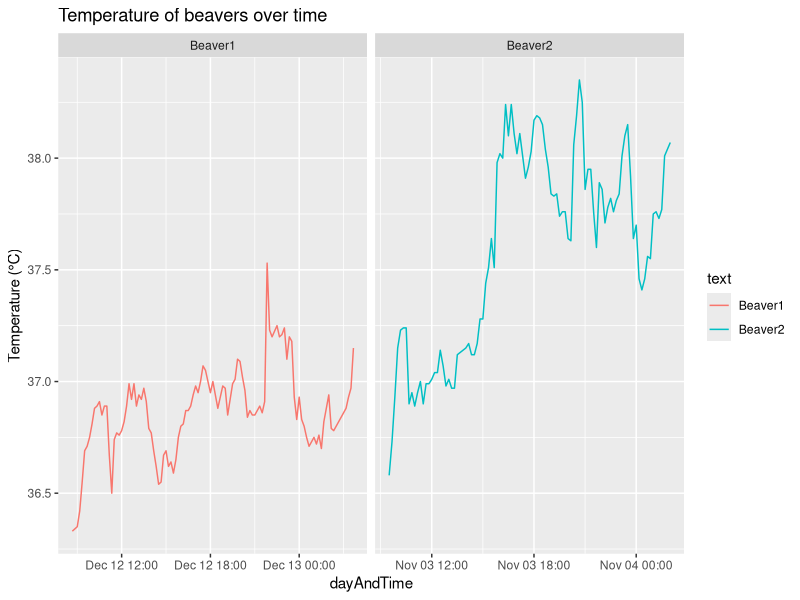

Here is the R script that generated this plot:
## ---- chunk 1
# Solve 1 here!
library(tidyverse)
library(ggplot2)

#BEAVER1
# day to date format
beaverMonth <- as.Date(beaver1$day, origin = "1989-12-31")
#time to format
hour <- beaver1$time %/% 100 # divide by 100 to get hour from time
minutes <- beaver1$time %% 100 # in order to get the minutes take the rest from before, so remainder!
combinedTime <- sprintf("%02d:%02d", hour, minutes)
beaver1$dayAndTime <- ymd_hm(paste(beaverMonth,combinedTime))

#BEAVER2
# day to date format
beaverMonth2 <- as.Date(beaver2$day, origin = "1989-12-31")
#time to format
hour <- beaver2$time %/% 100 # divide by 100 to get hour from time
minutes <- beaver2$time %% 100 # in order to get the minutes take the rest from before, so remainder!
combinedTime <- sprintf("%02d:%02d", hour, minutes)
beaver2$dayAndTime <- ymd_hm(paste(beaverMonth2,combinedTime))

beaver1$text <- "Beaver1"
beaver2$text <- "Beaver2"

groupedData <- bind_rows(beaver1,beaver2) #combine both data frames to plot them together

#plotting the data frames
ggplot(groupedData, aes(x=dayAndTime, y = temp, color = text)) +
  geom_line() +
  facet_wrap(~text, scales = "free_x") + labs(title = "Temperature of beavers over time", y = "Temperature (°C)") +
  theme(legend.position = "right")

## ---- chunk 2
c(EUR=1, datasets::euro)
## ---- chunk 3
# Solve 2 here (Enter the function)

convert.all <- function(amount, currency = "EUR"){
  # Define conversion rates
  currencies <- c(EUR = 1, datasets::euro)
  # if currency doesn't exist return 0
  if (!(currency %in% names(currencies))){
    return(0)
  }
  converted_values <- amount / currencies[names(amount)]
  sum_amount <- sum(converted_values, na.rm=T) # na.rm for taking care of NA values (if currency don't exist then +0)
  return (sum_amount * currencies[currency])
}

convert.all(c(EUR=6.5))
convert.all(c(EUR=3,ATS=2))
convert.all(c(EUR=3,EUR=2))
convert.all(c(EUR=3,DEM=2,SIT=10000))
convert.all(c(EUR=3,DEM=2,SIT=10000),"EUR")
convert.all(c(EUR=3,SIT=10000,DEM=2),"ESP")
convert.all(c(EUR=3,DEM=2,LIRA=100),"SIT")
## ---- chunk 4
#| echo: false
#installs tidyverse and quarto if not done already, delete this chunk after running it once.
normalpackages<-c("tidyverse","quarto")
   new.packages <- normalpackages[!(normalpackages %in% installed.packages()[,"Package"])]
  if(length(new.packages)>0) {install.packages(new.packages,dependencies =T,quiet = T)}
